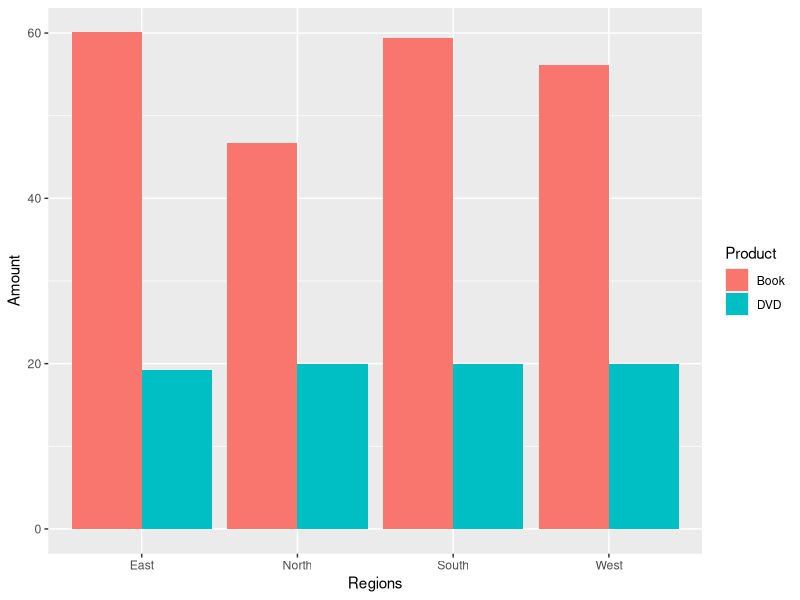

R code for this plot:
library(ggplot2)
library(dplyr)
library(readxl)
data <- read_excel("Sales Transactions.xlsx",skip = 2,col_names = TRUE)                                                                        
df <- data.frame(data)
df
test <-aggregate(df[,6], list(df$Region, df$Product), mean)
test
df1 <- test
colnames(df1) <- c('Regions','Product','Amount')
df1        
p<-ggplot(df1, aes(x=Regions, y=Amount, fill=Product)) +
   geom_bar(stat="identity", position= 'dodge')
p


